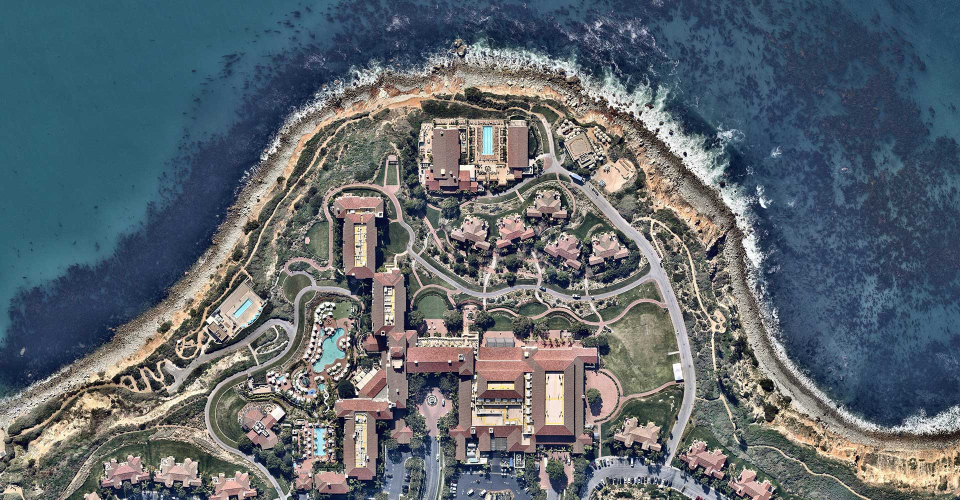
#> input picture utils/panorama/i.jpg, 1920 x 1000 px (shown at 1/2 size)
$ python aerial_scan.py
#> lines starting #> are read from the running program, lines starting #| are printed output that depends on the picture; after the words box and inside, x2 and y2 are one past the last pixel; in counts of white or black regions, pixels touching at a corner belong together
import cv2
import numpy as np

def make_panorama_scan(map, panorama_width, sr2br, out_size: tuple=None):
    # Define the circles
    center = (map.shape[1] // 2, map.shape[0] // 2)
    radius1 = map.shape[0] // 2
    radius2 = int(sr2br * radius1)
    half_width = int(panorama_width/2)
    diff = radius1-radius2
    # Create a black image for the panorama
    panorama1 = np.zeros((diff, half_width), dtype=np.uint8)
    panorama2 = np.zeros((diff, half_width), dtype=np.uint8)
    # Loop through each angle
    for a in range(1, half_width, 3):
        angle = (a-1)/(panorama_width/360)
        # Rotate the probability map
        M = cv2.getRotationMatrix2D(center, angle, 1.0)
        rotated = cv2.warpAffine(map, M, (map.shape[1], map.shape[0]))
        # Extract the portion of the rotated image that matches the circles
        mask1 = cv2.circle(np.zeros_like(rotated), center, radius1, 255, -1)
        mask2 = cv2.circle(np.zeros_like(rotated), center, radius2, 255, -1)
        masked_rotated = cv2.bitwise_and(rotated, rotated, mask=cv2.bitwise_xor(mask1, mask2))
        # Paste the column into the panorama
        panorama1[:, a-1:a+2] = masked_rotated[0:diff, center[0]-1:center[0]+2]
        panorama2[:, a-1:a+2] = np.flip(masked_rotated[-diff:, center[0]-1:center[0]+2], 0)
    panorama = cv2.hconcat([panorama1, panorama2])
    if out_size is None:
        return panorama
    else:
        return cv2.resize(panorama, out_size, interpolation=cv2.INTER_LINEAR)

if __name__ == '__main__':
    prob_map = cv2.imread("i.jpg", cv2.IMREAD_GRAYSCALE)
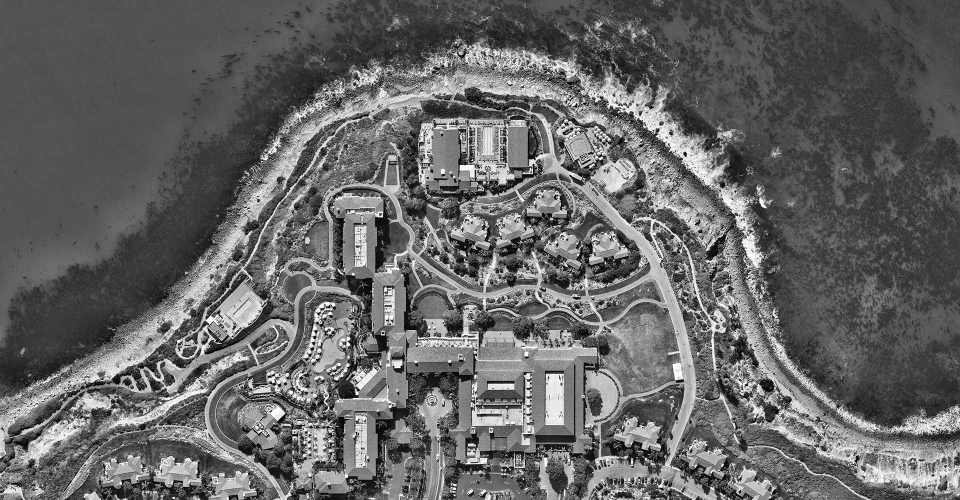
#> prob_map: shape (1000, 1920) (shown at 1/2 size); min 0, max 255, mean 101.5
    panorama_width = 1080
    sr2br = 0.5
    panorama = make_panorama_scan(prob_map, panorama_width, sr2br, (1200, 400))
#> after the loop in make_panorama_scan, `for a in range(1, half_width, 3):`:
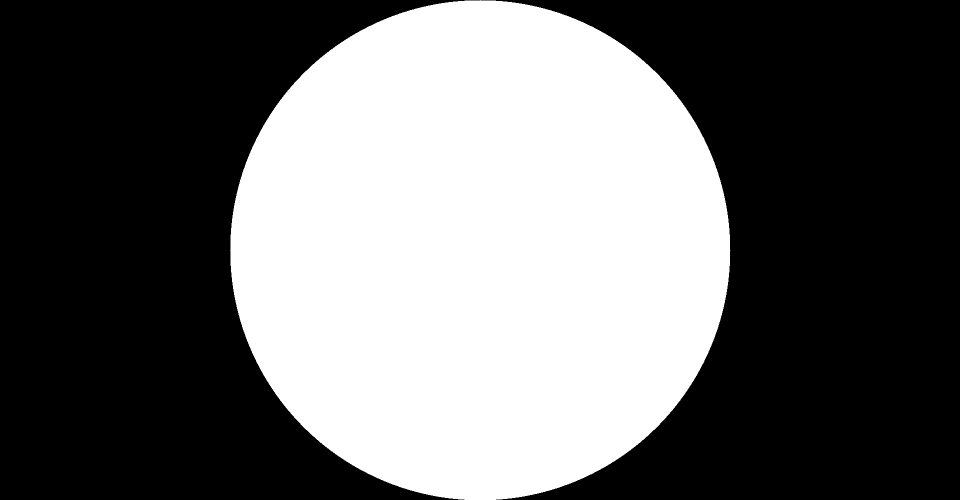
#> mask1: shape (1000, 1920) (shown at 1/2 size); 40.9% white; 1 white region, box (x1, y1, x2, y2) and area: (460, 0, 1461, 1000) 785348
#> after the loop in make_panorama_scan, `for a in range(1, half_width, 3):`:
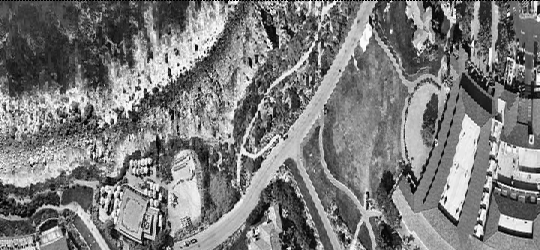
#> panorama1: shape (250, 540); min 0, max 255, mean 123
#> after the loop in make_panorama_scan, `for a in range(1, half_width, 3):`:
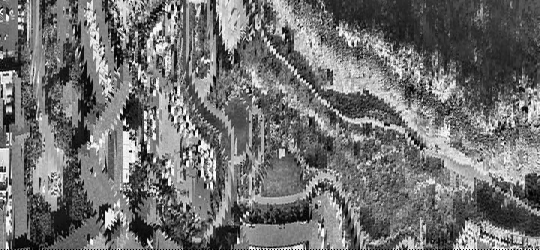
#> panorama2: shape (250, 540); min 0, max 255, mean 112.6
#> after the loop in make_panorama_scan, `for a in range(1, half_width, 3):`:
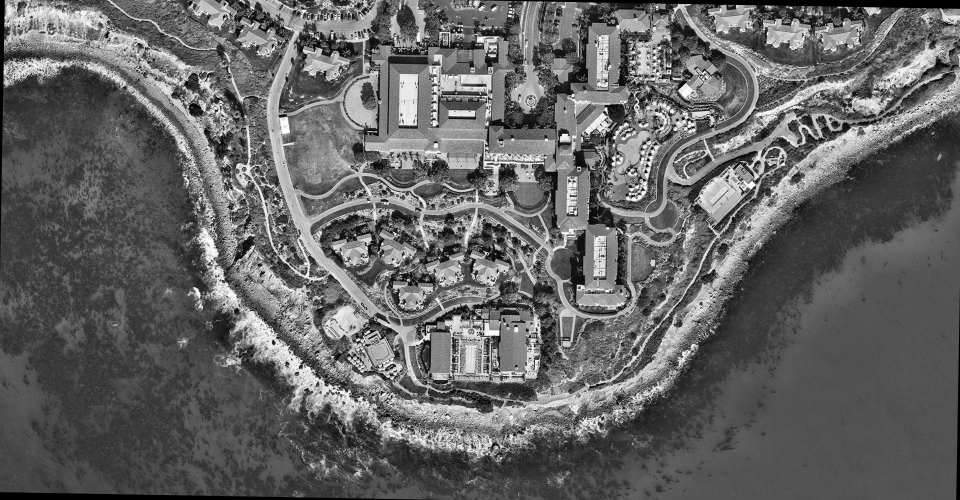
#> rotated: shape (1000, 1920) (shown at 1/2 size); min 0, max 255, mean 100.5
#> in make_panorama_scan, `panorama = cv2.hconcat([panorama1, panorama2])`:
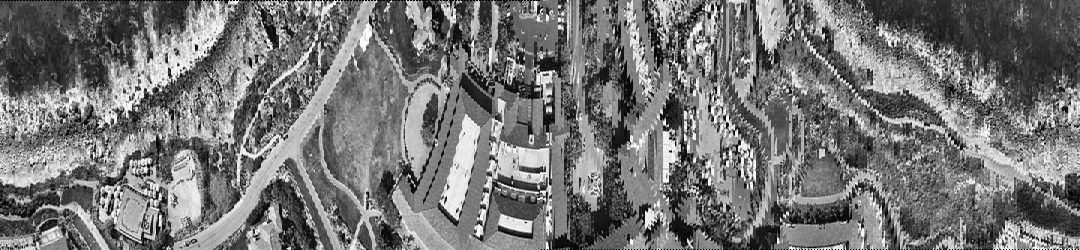
#> panorama: shape (250, 1080); min 0, max 255, mean 117.8
#> in make_panorama_scan, `return cv2.resize(panorama, out_size, interpolation=cv2.INTER_LINEAR)`:
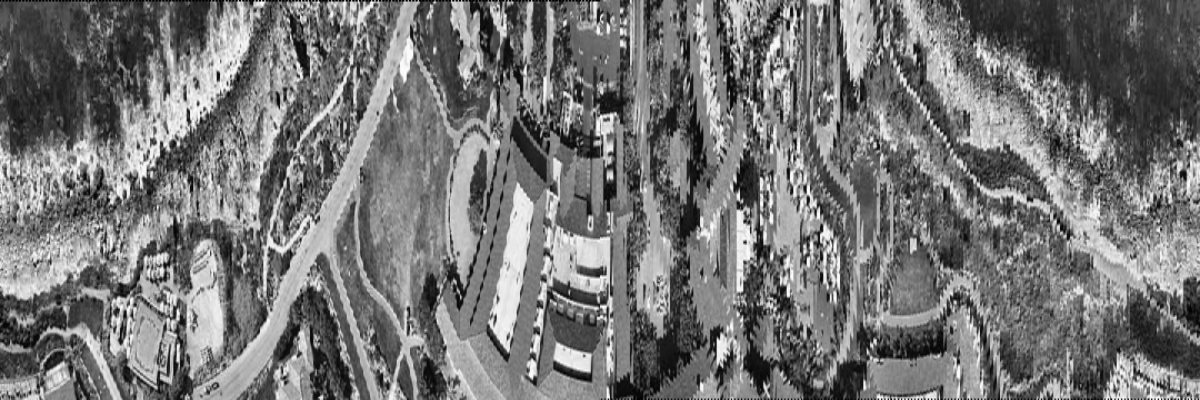
#> returned value: shape (400, 1200); min 0, max 255, mean 117.7
    cv2.imwrite("panorama.jpg", panorama)
